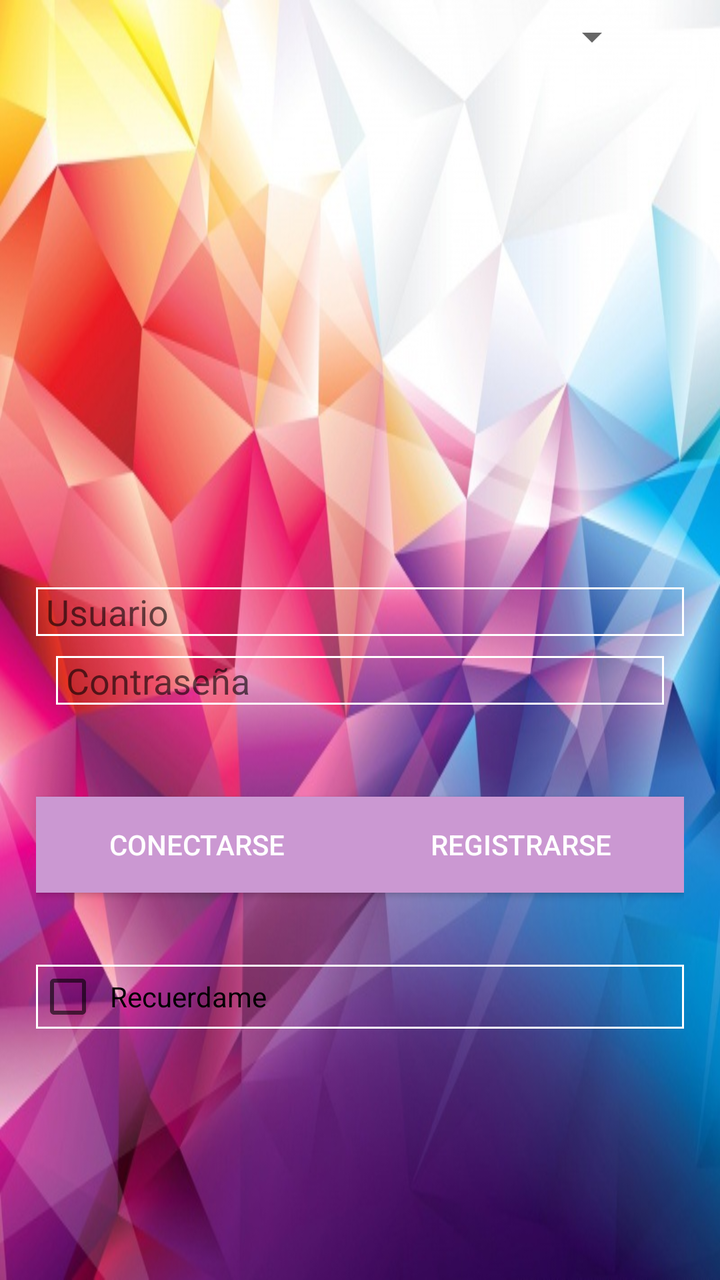
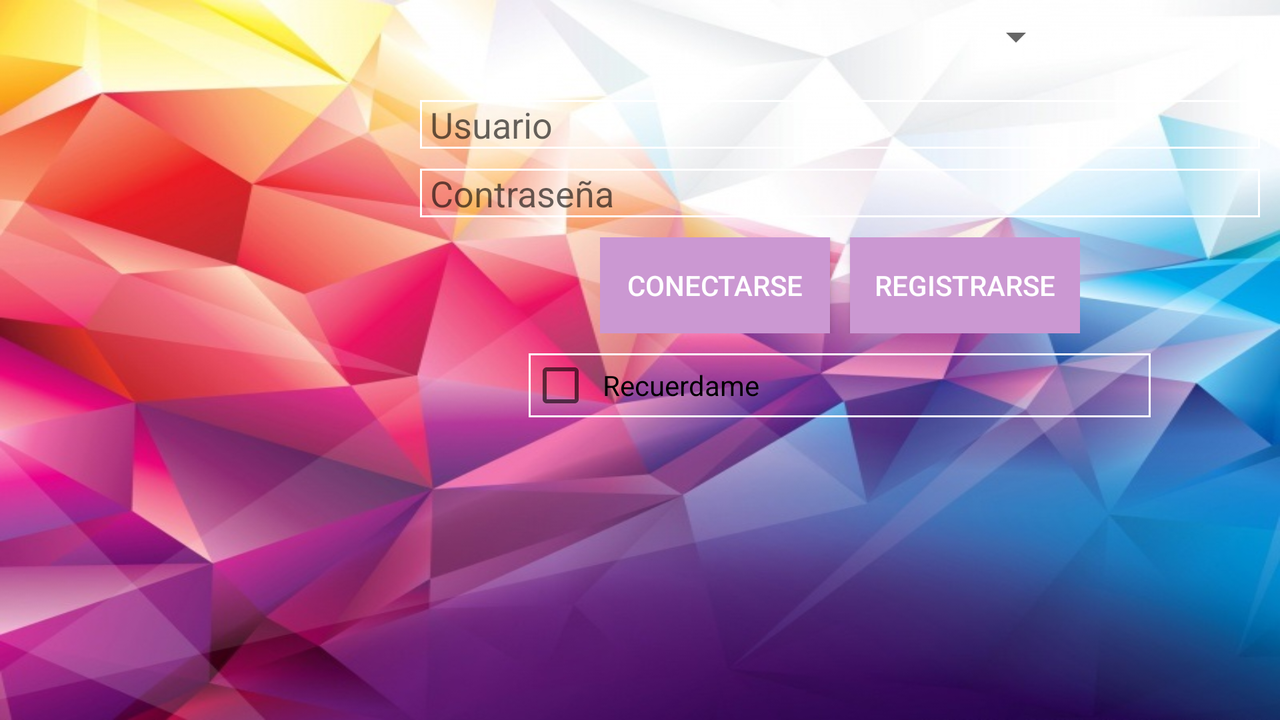

Compare how this app lays out the same screen by default and in its alternative resource folder. The renders come first, then the two layout files and the values they reference.
<!-- AndroidManifest.xml: application theme AppTheme -->
<!-- res/layout/activity_principal.xml -->
<android.support.constraint.ConstraintLayout xmlns:android="http://schemas.android.com/apk/res/android"
    xmlns:app="http://schemas.android.com/apk/res-auto"
    xmlns:tools="http://schemas.android.com/tools"
    android:layout_width="match_parent"
    android:layout_height="match_parent"
    tools:context="com.grupo5.practica_android_1_evaluacion_grupo_5.Principal"
    android:background="@drawable/background">


    <LinearLayout
        android:layout_width="match_parent"
        android:layout_height="491dp"
        android:layout_marginTop="1dp"
        android:orientation="vertical"
        android:paddingLeft="18dp"
        android:paddingRight="18dp"
        android:paddingTop="100dp"
        app:layout_constraintBottom_toBottomOf="parent"
        app:layout_constraintStart_toStartOf="parent"
        app:layout_constraintTop_toBottomOf="@+id/spiIdioma">

        <ImageView
            android:id="@+id/icon"
            android:layout_width="200dp"
            android:layout_height="100dp"
            android:layout_gravity="center"
            android:paddingBottom="5dp"
            app:srcCompat="@drawable/icon" />

        <EditText
            android:id="@+id/txtUsuario"
            android:layout_width="match_parent"
            android:layout_height="wrap_content"
            android:layout_gravity="center"
            android:background="@drawable/estilo_de_texto"
            android:hint="@string/txtUser"
            android:textColor="@color/miColor1" />

        <EditText
            android:id="@+id/txtPass"
            android:layout_width="match_parent"
            android:layout_height="wrap_content"
            android:layout_gravity="center"
            android:layout_margin="10dp"
            android:background="@drawable/estilo_de_texto"
            android:hint="@string/txtPass"
            android:textColor="@color/miColor1" />

        <LinearLayout
            android:layout_width="match_parent"
            android:layout_height="120dp"
            android:orientation="horizontal">

            <Button
                android:id="@+id/btnLogin"
                android:layout_width="wrap_content"
                android:layout_height="wrap_content"
                android:layout_gravity="center"
                android:layout_weight="1"
                android:background="@drawable/estilo_botones_seleccion"
                android:text="@string/btnLogin"
                android:textColor="@color/miColor1" />

            <Button
                android:id="@+id/btnRegister"
                android:layout_width="wrap_content"
                android:layout_height="wrap_content"
                android:layout_gravity="center"
                android:layout_weight="1"
                android:background="@drawable/estilo_botones_seleccion"
                android:text="@string/btnRegister"
                android:textColor="@color/miColor1" />
        </LinearLayout>

        <CheckBox
            android:id="@+id/checkBox"
            android:layout_width="match_parent"
            android:layout_height="wrap_content"
            android:layout_gravity="center"
            android:background="@drawable/estilo_de_texto"
            android:text="@string/checkbox" />


    </LinearLayout>

    <Spinner
        android:id="@+id/spiIdioma"
        android:layout_width="30dp"
        android:layout_height="37dp"
        app:layout_constraintStart_toEndOf="@+id/imvIdioma"
        app:layout_constraintTop_toTopOf="parent" />

    <ImageView
        android:id="@+id/imvIdioma"
        android:layout_width="46dp"
        android:layout_height="37dp"
        android:layout_marginStart="244dp"
        app:layout_constraintStart_toStartOf="parent"
        app:layout_constraintTop_toTopOf="parent"
        app:srcCompat="@drawable/es" />
</android.support.constraint.ConstraintLayout>
<!-- resources referenced by this layout -->
<resources>
  <color name="miColor1">#FFF</color>
  <!-- drawable background: png bitmap (drawable, 86770 bytes) -->
  <!-- drawable estilo_botones_seleccion (drawable) -->
  <?xml version="1.0" encoding="utf-8"?>
  <selector android:shape="rectangle"
      xmlns:android="http://schemas.android.com/apk/res/android">
  
      <item android:drawable="@color/colorBotones"/>
      <item android:drawable="@color/colorBotonesClic" android:state_pressed="true"/>
  </selector>
  <!-- drawable estilo_de_texto (drawable) -->
  <?xml version="1.0" encoding="utf-8"?>
  <shape android:shape="rectangle"
   xmlns:android="http://schemas.android.com/apk/res/android">
  
      <stroke android:width="1dp" android:color="@color/miColor1"/>
      android:textColor="@color/miColor1"
      <padding android:left="5dp"/>
  
      </shape>
  <string name="btnLogin">Conectarse</string>
  <string name="btnRegister">Registrarse</string>
  <string name="checkbox">Recuerdame</string>
  <string name="txtPass">Contraseña</string>
  <string name="txtUser">Usuario</string>
  <style name="AppTheme" parent="Theme.AppCompat.Light.DarkActionBar">
          
          <item name="colorPrimary">@color/colorPrimary</item>
          <item name="colorPrimaryDark">@color/colorPrimaryDark</item>
          <item name="colorAccent">@color/colorAccent</item>
          <item name="actionBarTabBarStyle" />
      </style>
  <color name="colorBotones">#cb98d2</color>
  <color name="colorBotonesClic">#6f4581</color>
  <color name="colorPrimary">#3F51B5</color>
  <color name="colorPrimaryDark">#303F9F</color>
  <color name="colorAccent">#FF4081</color>
</resources>
<!-- res/layout-land/activity_principal.xml (the repository's variant of the layout above) -->
<!-- drawn on the phone turned sideways -->
<android.support.constraint.ConstraintLayout xmlns:android="http://schemas.android.com/apk/res/android"
    xmlns:app="http://schemas.android.com/apk/res-auto"
    xmlns:tools="http://schemas.android.com/tools"
    android:layout_width="match_parent"
    android:layout_height="match_parent"
    tools:context="com.grupo5.practica_android_1_evaluacion_grupo_5.Principal"
    android:background="@drawable/background">


    <ImageView
        android:id="@+id/imvIdioma"
        android:layout_width="46dp"
        android:layout_height="37dp"
        android:layout_marginStart="456dp"
        app:layout_constraintStart_toStartOf="parent"
        app:layout_constraintTop_toTopOf="parent"
        app:srcCompat="@drawable/es" />

    <Spinner
        android:id="@+id/spiIdioma"
        android:layout_width="30dp"
        android:layout_height="37dp"
        app:layout_constraintStart_toEndOf="@+id/imvIdioma"
        app:layout_constraintTop_toTopOf="parent" />

    <LinearLayout
        android:layout_width="match_parent"
        android:layout_height="match_parent"
        android:orientation="horizontal">

        <ImageView
            android:id="@+id/icon"
            android:layout_width="200dp"
            android:layout_height="100dp"
            android:layout_gravity="center"
            app:srcCompat="@drawable/icon" />

        <LinearLayout
            android:layout_width="match_parent"
            android:layout_height="match_parent"
            android:orientation="vertical">

            <EditText
                android:id="@+id/txtUsuario"
                android:layout_width="match_parent"
                android:layout_height="wrap_content"
                android:layout_gravity="center"
                android:layout_marginLeft="10dp"
                android:layout_marginRight="10dp"
                android:layout_marginTop="50dp"
                android:background="@drawable/estilo_de_texto"
                android:hint="@string/txtUser"
                android:textColor="@color/miColor1" />

            <EditText
                android:id="@+id/txtPass"
                android:layout_width="match_parent"
                android:layout_height="wrap_content"
                android:layout_gravity="center"
                android:layout_margin="10dp"
                android:background="@drawable/estilo_de_texto"
                android:hint="@string/txtPass"
                android:textColor="@color/miColor1" />

            <LinearLayout
                android:layout_width="wrap_content"
                android:layout_height="wrap_content"
                android:layout_gravity="center"
                android:orientation="horizontal">

                <Button
                    android:id="@+id/btnLogin"
                    android:layout_width="115dp"
                    android:layout_height="wrap_content"
                    android:layout_gravity="center"
                    android:layout_marginRight="10dp"
                    android:background="@drawable/estilo_botones_seleccion"
                    android:text="@string/btnLogin"
                    android:textColor="@color/miColor1" />

                <Button
                    android:id="@+id/btnRegister"
                    android:layout_width="115dp"
                    android:layout_height="wrap_content"
                    android:layout_gravity="center"
                    android:background="@drawable/estilo_botones_seleccion"
                    android:text="@string/btnRegister"
                    android:textColor="@color/miColor1" />
            </LinearLayout>

            <CheckBox
                android:id="@+id/checkBox"
                android:layout_width="311dp"
                android:layout_height="wrap_content"
                android:layout_gravity="center"
                android:layout_marginTop="10dp"
                android:background="@drawable/estilo_de_texto"
                android:text="@string/checkbox" />

        </LinearLayout>
    </LinearLayout>

</android.support.constraint.ConstraintLayout>
